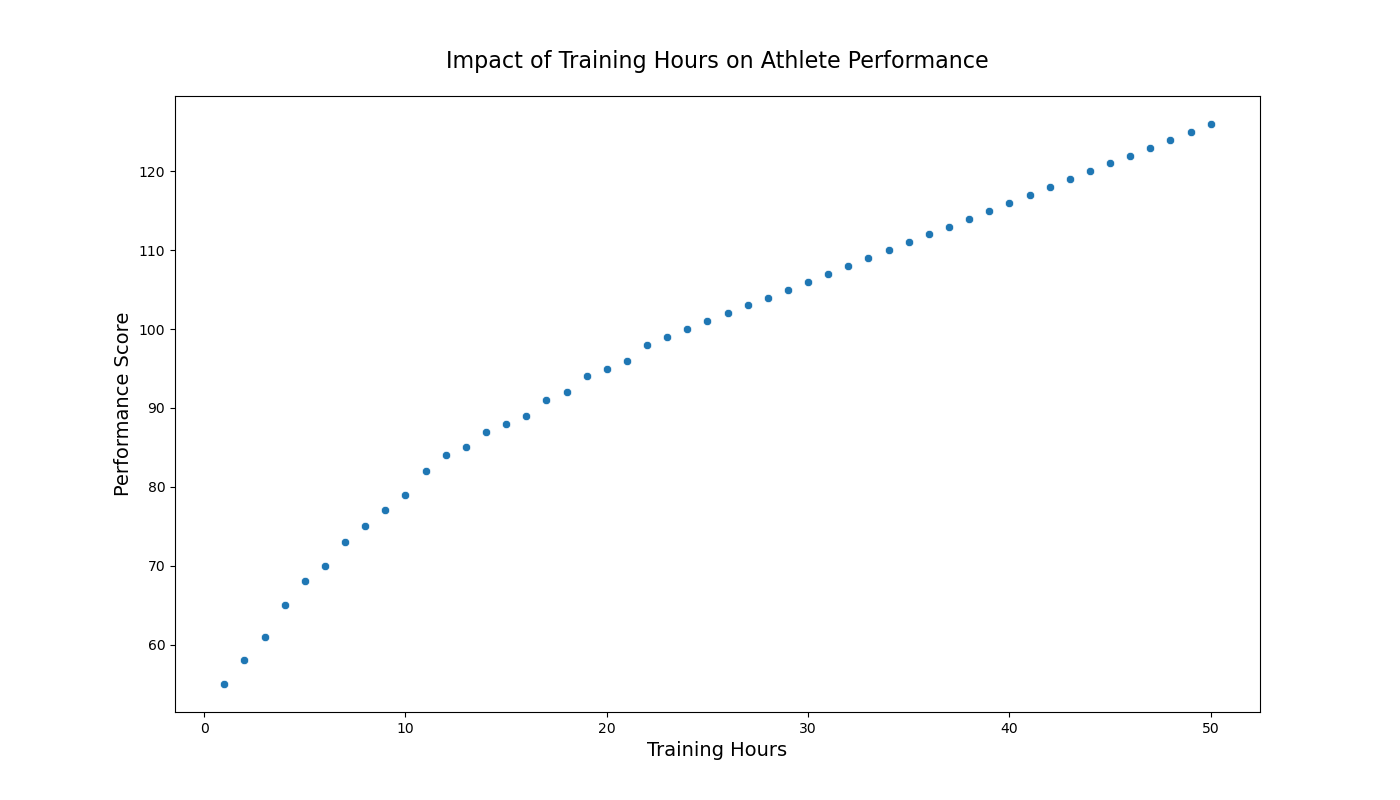

This figure's Python source:

import seaborn as sns
import pandas as pd
import matplotlib.pyplot as plt

# Creating a DataFrame from the provided data
data = {
    'AthleteID': range(1, 51),
    'TrainingHours': [1.0, 2.0, 3.0, 4.0, 5.0, 6.0, 7.0, 8.0, 9.0, 10.0, 11.0, 12.0, 13.0, 14.0, 15.0, 16.0, 17.0, 18.0, 19.0, 20.0, 21.0, 22.0, 23.0, 24.0, 25.0, 26.0, 27.0, 28.0, 29.0, 30.0, 31.0, 32.0, 33.0, 34.0, 35.0, 36.0, 37.0, 38.0, 39.0, 40.0, 41.0, 42.0, 43.0, 44.0, 45.0, 46.0, 47.0, 48.0, 49.0, 50.0],
    'PerformanceScore': [55, 58, 61, 65, 68, 70, 73, 75, 77, 79, 82, 84, 85, 87, 88, 89, 91, 92, 94, 95, 96, 98, 99, 100, 101, 102, 103, 104, 105, 106, 107, 108, 109, 110, 111, 112, 113, 114, 115, 116, 117, 118, 119, 120, 121, 122, 123, 124, 125, 126]
}

df = pd.DataFrame(data)

# Setting the figure size for the scatterplot
plt.figure(figsize=(14, 8))

# Plotting the scatterplot with a specific color scheme
sns.scatterplot(x='TrainingHours', y='PerformanceScore', data=df, color='#1f77b4')

# Set the chart title and labels
plt.title('Impact of Training Hours on Athlete Performance', fontsize=16, pad=20)
plt.xlabel('Training Hours', fontsize=14)
plt.ylabel('Performance Score', fontsize=14)

# Display the scatterplot
plt.show()
